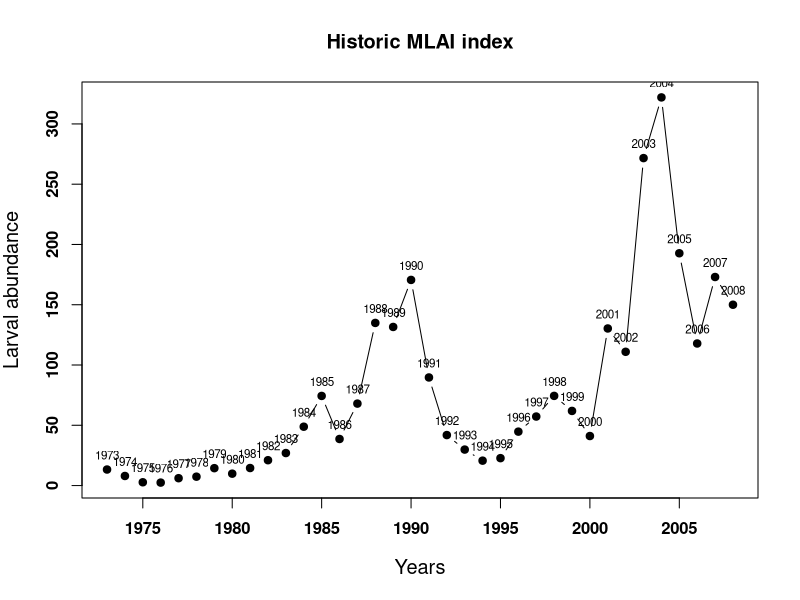
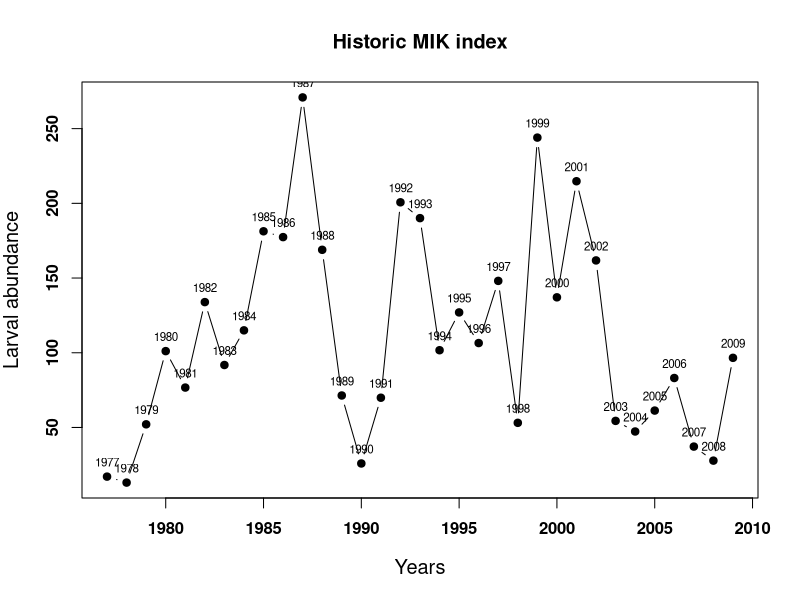
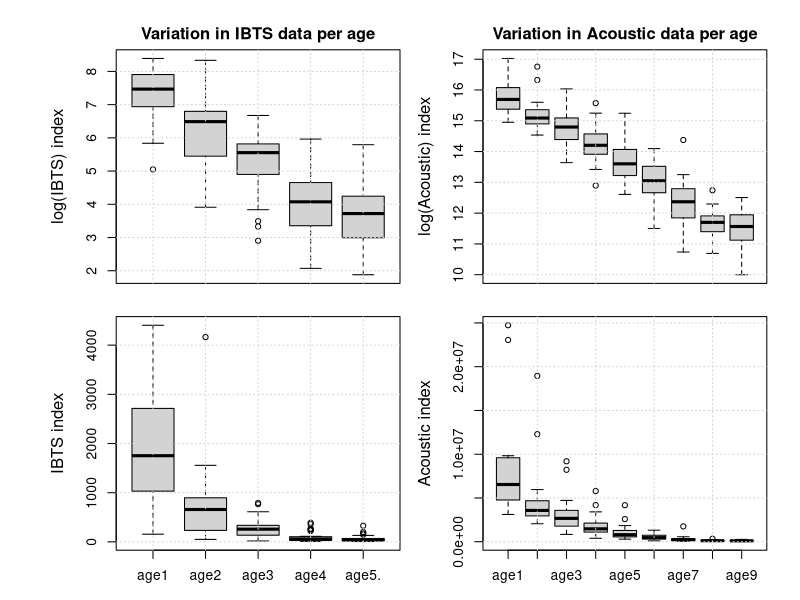
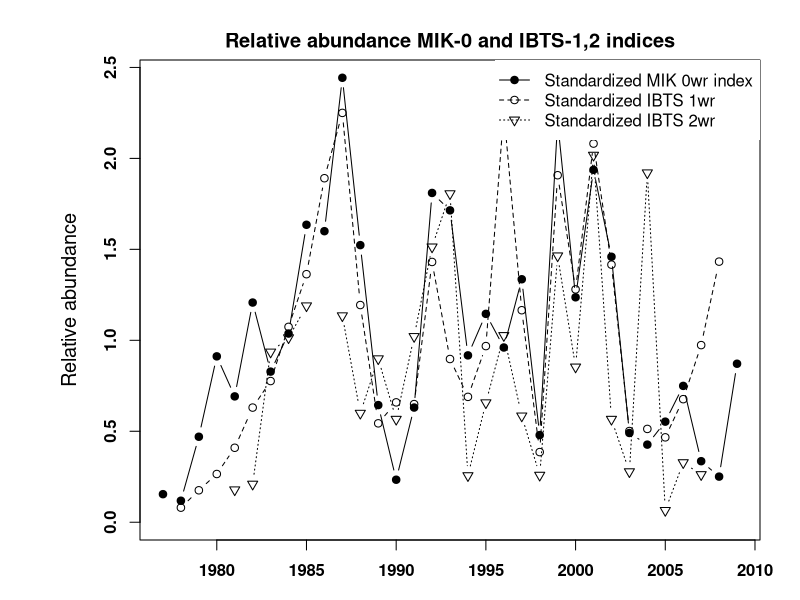

Write the R code that produced these figures, in order. (Note: this script raises an error after producing the figures.)
#===============================================================================
#LNV plots + also for HAWG extra plots
#===============================================================================

cl  <- 1.2
ca  <- 1
fam <- ""
cols    <- c("black","grey50","grey20","grey80","red2","green3","red","white")
fonts   <- 2
parmar <- rep(0.4,4)
paroma <- (c(6,6,2,2)+0.1)
mtextline <- 3
ltextcex <- 1

LNV.ssb <- function(stk,btrigger,blim){
              par(oma=c(0,0,0,2))
              plot(c(ssb(stk)@.Data)~seq(range(stk)[c("minyear")],range(stk)[c("maxyear")],1),
              type="b",pch=19,cex.lab=cl,cex.axis=ca,main=paste("SSB",name(stk)),font=fonts,family=fam,
              ylim=range(pretty(range(c(ssb(stk)@.Data)))),xlab="Years",ylab="SSB")
              abline(h=btrigger,col="darkgreen",lwd=2,lty=2)
              abline(h=blim,col="red",lwd=2,lty=2)
              #text(btrigger~range(stk)[c("maxyear")],expression(B[trigger]),cex=ltextcex,adj=c(0.6,0),col="darkgreen",las=2,pos=3)
              #text(blim~range(stk)[c("maxyear")],expression(B[lim]),cex=ltextcex,adj=c(0.6,0),col="red",las=2,pos=3)
              mtext(expression(B[trigger]),4,at=btrigger,cex=ltextcex,col="darkgreen",outer=F,line=0.2,las=2)
              mtext(expression(B[lim]),    4,at=blim,    cex=ltextcex,col="red",      outer=F,line=0.2,las=2)
              }
#LNV.ssb(NSH,1.3e6,0.8e6)

LNV.fbar <- function(stk,ftarget,flim,range.){
              par(oma=c(0,0,0,2))
              range2 <- range.[1]:range.[2]
              plot(c(apply(stk@harvest[ac(range2),],2,mean)@.Data)~seq(range(stk)[c("minyear")],range(stk)[c("maxyear")],1),
              type="b",pch=19,cex.lab=cl,cex.axis=ca,main=paste("Fbar",name(stk)),font=fonts,family=fam,
              xlab="Years",ylab="Fbar",ylim=c(0,1.6))
              abline(h=ftarget,col="darkgreen",lwd=2,lty=2)
              abline(h=flim,col="red",lwd=2,lty=2)
              mtext(text=bquote(F[.(range.[1])-.(range.[2])[target]]),4,at=ftarget,cex=ltextcex,outer=F,line=0.2,las=2,font=fonts,col="darkgreen")
              mtext(bquote(F[.(range.[1])-.(range.[2])[lim]]),4,at=flim,cex=ltextcex,,outer=F,line=0.2,las=2,font=fonts,col="red")
              legend("topright",legend=bquote(F[.(range.[1])-.(range.[2])]),lty=1,pch=19,box.lty=0)
            }
#LNV.fbar(NSH,0.25,0.1,c(2,6))
#LNV.fbar(NSH,0.1,0.04,c(0,1))

LNV.rec <- function(stk,stk.ica){
              plot(c(rec(stk)@.Data)~seq(range(stk)[c("minyear")],range(stk)[c("maxyear")],1),
              type="b",pch=19,,cex.lab=cl,cex.axis=ca,main=paste("Recruitment",name(stk)),font=fonts,family=fam,
              xlab="Years",ylab="Recruitment [thousands]",xlim=c(range(stk)["minyear"],range(stk)["maxyear"]+1))
              points(range(stk)["maxyear"]+1,stk.ica@param["Recruitment prediction","Value"],col="blue",pch=19)
              legend("topright",legend=paste("Recuitment estimate",range(stk)["maxyear"]+1),col="blue",pch=19,box.lty=0,lty=0)
            }
#LNV.rec(NSH)            

LNV.catchcoh <- function(stk){                  
                 rel <- c(colSums(FLCohort(stk@catch.n)[,ac((dims(stk)$minyear):(dims(stk)$maxyear-dims(stk)$age+1))]))  
                 plot((c(FLCohort(stk@catch.n)[1,ac((dims(stk)$minyear):(dims(stk)$maxyear-dims(stk)$age+1))])/rel)~c(((dims(stk)$minyear):(dims(stk)$maxyear-dims(stk)$age+1))),
                 type="l",cex.lab=cl,cex.axis=ca,main=paste("Proportion of a cohort in the catch",name(stk)),font=fonts,family=fam,
                 xlab="Years",ylab="Relative propotion of the cohort",ylim=c(0,1))
                 old.polygon <- rep(0,length((dims(stk)$minyear):(dims(stk)$maxyear-dims(stk)$age+1)))
                 for(i in 1:((range(stk)[c("max")]-range(stk)[c("min")])+1)){
                    polygon(c(c(((dims(stk)$minyear):(dims(stk)$maxyear-dims(stk)$age+1))),rev(c(((dims(stk)$minyear):(dims(stk)$maxyear-dims(stk)$age+1))))),
                    c(old.polygon,rev((c(FLCohort(stk@catch.n)[i,ac(((dims(stk)$minyear):(dims(stk)$maxyear-dims(stk)$age+1)))])/rel)+old.polygon)),col=grey(i/((range(stk)[c("max")]-range(stk)[c("min")])+1)))
                    text((dims(stk)$maxyear-dims(stk)$age+1),mean(c(old.polygon[length(old.polygon)],rev((c(FLCohort(stk@catch.n)[i,ac(((dims(stk)$minyear):(dims(stk)$maxyear-dims(stk)$age+1)))]@.Data)/rel)+old.polygon)[1])),labels=seq(range(stk)["min"],range(stk)["max"],1)[i],cex=ltextcex,adj=c(-0.6,0),font=fonts,col="black")
                    old.polygon <- (c(FLCohort(stk@catch.n)[i,ac(((dims(stk)$minyear):(dims(stk)$maxyear-dims(stk)$age+1)))])/rel)+old.polygon 
                 }
                }

#LNV.catchcoh(window(NSH,1960,2007))                


LNV.catch <- function(stk,slnm){
                rel <- colSums(slot(stk,slnm))
                plot((c(slot(stk,slnm)[1,]@.Data)/rel)~seq(range(stk)[c("minyear")],range(stk)[c("maxyear")],1),
                type="l",cex.lab=cl,cex.axis=ca,main=paste("Proportion of age-groups in the",slnm,name(stk)),font=fonts,family=fam,
                xlab="Years",ylab=paste("Relative propotion of the",slnm),ylim=c(0,1))
                old.polygon <- rep(0,range(stk)[c("maxyear")]-range(stk)[c("minyear")]+1)
                for(i in 1:((range(stk)[c("max")]-range(stk)[c("min")])+1)){
                  polygon(c(seq(range(stk)[c("minyear")],range(stk)[c("maxyear")],1),rev(seq(range(stk)[c("minyear")],range(stk)[c("maxyear")],1))),
                  c(old.polygon,rev((c(slot(stk,slnm)[i,]@.Data)/rel)+old.polygon)),col=grey(i/((range(stk)[c("max")]-range(stk)[c("min")])+1)))
                  text(range(stk)[c("maxyear")],mean(c(old.polygon[length(old.polygon)],rev((c(slot(stk,slnm)[i,]@.Data)/rel)+old.polygon)[1])),labels=seq(range(stk)["min"],range(stk)["max"],1)[i],cex=ltextcex,adj=c(-0.6,0),font=fonts,col="black")
                  old.polygon <- (c(slot(stk,slnm)[i,]@.Data)/rel)+old.polygon 
                }
              }
              
#LNV.catch(NSH.tun[[3]],"index")
#LNV.catch(NSH.tun[[4]],"index")  
#LNV.catch(window(NSH,1960,2007),"stock.n")             

#Survey MLAI
MLAI.hist     <- read.csv("./data/historic survey data/MLAI-historic.csv",header=T)
MIK.hist      <- read.csv("./data/historic survey data/MIK-historic.csv",header=T)
IBTS.hist     <- read.csv("./data/historic survey data/IBTS-historic.csv",header=T); IBTS.hist[IBTS.hist==-1] <- NA
ACOUSTIC.hist <- read.csv("./data/historic survey data/ACOUSTIC-historic.csv",header=T); ACOUSTIC.hist[ACOUSTIC.hist==-1] <- NA

MLAI.histst     <- cbind(MLAI.hist[,"ageall"]/mean(MLAI.hist[,"ageall"],na.rm=T),MLAI.hist[,"measurement_year"]); colnames(MLAI.histst) <- colnames(MLAI.hist)
MIK.histst      <- cbind(MIK.hist[,"age0"]/mean(MIK.hist[,"age0"],na.rm=T),MIK.hist[,"measurement_year"]); colnames(MIK.histst) <- colnames(MIK.hist)
IBTS.histst     <- cbind(sweep(IBTS.hist[,1:5],2,mapply(mean,IBTS.hist[,1:5],na.rm=T),"/"),IBTS.hist[,"measurement_year"]); colnames(IBTS.histst) <- colnames(IBTS.hist); IBTS.histst[IBTS.histst[,"measurement_year"]==1988,2] <- NA
ACOUSTIC.histst <- cbind(sweep(ACOUSTIC.hist[,1:9],2,mapply(mean,ACOUSTIC.hist[,1:9],na.rm=T),"/"),ACOUSTIC.hist[,"measurement_year"]); colnames(ACOUSTIC.histst) <- colnames(ACOUSTIC.hist)

plot(MLAI.hist[,"ageall"]~MLAI.hist[,"measurement_year"],type="b",pch=19,xlab="Years",ylab="Larval abundance",cex.lab=cl,cex.axis=ca,font=fonts,family=fam,main="Historic MLAI index")
text(MLAI.hist[,"ageall"]~MLAI.hist[,"measurement_year"],labels=MLAI.hist[,"measurement_year"],cex=0.7,pos=3)

plot(MIK.hist[,"age0"]~MIK.hist[,"measurement_year"],type="b",pch=19,xlab="Years",ylab="Larval abundance",cex.lab=cl,cex.axis=ca,font=fonts,family=fam,main="Historic MIK index")
text(MIK.hist[,"age0"]~MIK.hist[,"measurement_year"],labels=MIK.hist[,"measurement_year"],cex=0.7,pos=3)

par(mfrow=c(2,2),mar=c(0,4,2,1),oma=c(3,3,1,1))
boxplot(log(IBTS.hist[,1:5]),ylab="log(IBTS) index",cex.lab=cl,cex.axis=ca,font=fonts,family=fam,main="Variation in IBTS data per age",xaxt="n"); grid()
boxplot(log(ACOUSTIC.hist[,1:9]),ylab="log(Acoustic) index",cex.lab=cl,cex.axis=ca,font=fonts,family=fam,main="Variation in Acoustic data per age",xaxt="n");grid()
boxplot(IBTS.hist[,1:5],ylab="IBTS index",cex.lab=cl,cex.axis=ca,font=fonts,family=fam);grid()
boxplot(ACOUSTIC.hist[,1:9],ylab="Acoustic index",cex.lab=cl,cex.axis=ca,font=fonts,family=fam);grid()


par(mfrow=c(1,1))
range. <- c(0,max(c(c(MIK.histst[,"age0"]),unlist(IBTS.histst[,c("age1","age2")])),na.rm=T))
plot(  MIK.histst[,"age0"]~MIK.histst[,"measurement_year"],type="b",pch=19,ylim=range.,main="Relative abundance MIK-0 and IBTS-1,2 indices",ylab="Relative abundance",xlab="Years",cex.lab=cl,cex.axis=ca,font=fonts,family=fam)
lines(IBTS.histst[,"age1"]~c(IBTS.histst[,"measurement_year"]-1),type="b",pch=1,lty=2)
lines(IBTS.histst[,"age2"]~c(IBTS.histst[,"measurement_year"]-2),type="b",pch=6,lty=3)
legend("topright",legend=c("Standardized MIK 0wr index","Standardized IBTS 1wr","Standardized IBTS 2wr"),pch=c(19,1,6),lty=c(1,2,3),box.lty=0)


range.          <- range(as.numeric(dimnames(NSH.tun[[4]]@index)[[2]]))
ACOUSTIC.mat    <- window(NSH@mat,range.[1],range.[2])[ac(dimnames(NSH.tun[[4]]@index)[[1]]),] * NSH.tun[[4]]@index
ACOUSTIC.matst  <- colSums(ACOUSTIC.mat)/mean(colSums(ACOUSTIC.mat))

plot(MLAI.histst[,"ageall"]~MLAI.histst[,"measurement_year"],type="b",pch=19,main="Relative abundance MLAI and Acoustic mature part",ylab="Relative abundance",xlab="Years",cex.lab=cl,cex.axis=ca,font=fonts,family=fam)
lines(ACOUSTIC.matst~as.numeric(dimnames(ACOUSTIC.matst)$year),type="b",pch=1,lty=2)
legend("topleft",legend=c("Standardized MLAI index","Standardized Acoustic mature part index"),pch=c(19,1),lty=c(1,2),box.lty=0)


mikyears    <- range(MIK.hist[,"measurement_year"])
ibtsyears   <- range(IBTS.hist[,"measurement_year"]+1)
range.      <- c(max(mikyears[1],ibtsyears[1]),min(mikyears[2],ibtsyears[2])-1)
start.mik   <- range.[1];   end.mik <- range.[2]
start.ibts  <- start.mik+1; end.ibts <- end.mik+1

MIK  <- MIK.hist[which(MIK.hist[,"measurement_year"]==start.mik):which(MIK.hist[,"measurement_year"]==end.mik),"age0"]
IBTS <- IBTS.hist[which(IBTS.hist[,"measurement_year"]==start.ibts):which(IBTS.hist[,"measurement_year"]==end.ibts),"age1"]

plot(MIK,IBTS,pch=19,ylab="IBTS 1wr",xlab="MIK 0wr",cex.lab=cl,cex.axis=ca,font=fonts,family=fam)
lines(predict(lm(IBTS~MIK),newdata=data.frame(MIK=range(MIK)))~range(MIK),lwd=2)
mtext(bquote(R^2 [(.(round(summary(lm(IBTS~MIK))$r.squared,2)))]),side=3,line=-2,outer=F,at=40,font=2,cex=1.2)
points(rev(MIK)[1],rev(IBTS)[1],col="red",pch=19); text(rev(MIK)[1],rev(IBTS)[1],labels=c(end.mik-1),col="red",pos=3)
lines(x=c(rep(rev(MIK.hist[,"age0"])[1],2)),y=c(0,max(IBTS,na.rm=T)/7),col="darkgreen",lwd=2); text(rev(MIK.hist[,"age0"])[1],max(IBTS,na.rm=T)/8,labels=end.mik,col="darkgreen",pos=2)
legend("bottomright",c("MIK 0wr vs. IBTS 1wr",paste(end.mik-1,"yearclass"),paste(end.mik,"yearclass")),col=c("black","red","darkgreen"),lty=c(0,0,1),pch=c(19,19,-1),lwd=3,box.lty=0)



 
 
#library(FLBRP);
#library(FLEDA);
#
#
#load("N:\\Projecten\\ICES WG\\Haring werkgroep HAWG\\2009\\controle\\nsh07.RData")
#
#################################################################################
##FLEDA plots
#################################################################################
#
##===============================================================================
##Look at the ratio between mature and immature biomass over time
##===============================================================================
#               
#mat.immat.ratio <- function(stk){
#                    stk.bmass <- bmass(stk)
#                    akey <- simpleKey(text=c("Mature", "Immature"), points=F, lines=T)
#                    xyplot(data~year, data=stk.bmass, groups=qname,type="l", main="Mature - Immature biomass ratio", key=akey, ylab="Relative biomass",sub=stk@name)
#                  }
#                  
#mat.immat.ratio(NSH)
#
#
##===============================================================================
##Look at strong years in the catch and how they move trough time, and look at strong yearclasses
##all on catch proportions
##===============================================================================
#
#yearclass.bubble <- function(stk){
#                      stk.spay <- spay(stk@catch.n)                      
#                      bubbles(age~year, data=stk.spay, bub.scale=5,main="Standardized catch number proportion at age",  sub=stk@name)
#                    }
#
#yearclass.bubble(NSH)
#
#
#cohort.bubble <- function(stk){
#                    stk.spay <- spay(stk@catch.n)                      
#                    bubbles(age~cohort, data=FLCohort(stk.spay), bub.scale=5,main="Standardized catch number proportion at age",  sub=stk@name)
#                  }
#
#cohort.bubble(NSH)
#
#
##===============================================================================
##Look at correlation between year classes and look at correlation within a cohort
##===============================================================================
#
#cor.tun <- function(stk.tun){ for(i in names(stk.tun)) if(dim(stk.tun[[i]]@index)[1]>1) plot(stk.tun[[i]],type="internal",main=name(stk.tun[[i]]))}
#  
#cor.tun(NSH.tun)
#
#
#
#
#
#
##===============================================================================
##Look at survey CPUE's
##===============================================================================
#
#cpue.survey <- function(stk.tun,slot.){
#            lst <- lapply(stk.tun, function(x){return(slot(x,slot.))})
#            # now a nice FLQuants
#            stk.inds <- mcf(lst)
#            # scale
#            stk.indsN01 <- lapply(stk.inds, function(x){
#                              arr <- apply(x@.Data, c(1,3,4,5,6), scale)
#                              arr <- aperm(arr, c(2,1,3,4,5,6))
#                              # small trick to fix an apply "feature"
#                              dimnames(arr) <- dimnames(x)
#                              x <- FLQuant(arr)
#                            })
#            
#            stk.indsN01 <- FLQuants(stk.indsN01)
#            # stupid hack to correct names (fixed in version 2)
#            names(stk.indsN01) <- names(lst)
#            # fine tune
#            ttl <- list("Surveys CPUE", cex=1)
#            xttl <- list(cex=0.8)
#            yttl <- list("Standardized CPUE", cex=0.8)
#            stripttl <- list(cex=0.8)
#            ax <- list(cex=0.7)
#            akey <- simpleKey(text=names(stk.indsN01), points=F, lines=T, columns=2, cex=0.8,col=c(0,6,3,2))
#            akey$lines$lty<-c(0,1,1,1)    #1=mlai, #2=MIK #3=IBTS #4=Acoust
#            # plot                                                                   #1=Acoust, #2=IBTS #3=MIK #4=MLAI
#            print(xyplot(data~year|factor(age), data=stk.indsN01, type="l",col=c(2,3,6,0),
#            main=ttl, xlab=xttl, ylab=yttl, key=akey, striptext=stripttl,
#            scales=ax, groups=qname,as.table=TRUE, layout=c(5,2,1)))
#            }
#
#cpue.survey(NSH.tun,"index")
##===============================================================================
##Look at weight at age in catch, and weight at age in stock
##===============================================================================
#wt.at.age <- function(stk,start.,end.){
#              print(xyplot(data~year,data=window(stk@catch.wt,start=start.,end=end.),groups=age,type="l",
#                    col=1:(length(seq(range(stk)["max"]-range(stk)["min"]))+1),ylab="Weight in Kg",
#                    main=paste("Catch.wt vs stock.wt in",end.) ,panel = function(...) { 
#              
#                     panel.xyplot(...)
#                     panel.text(x=rep((start.-1),(length(seq(range(stk)["max"]-range(stk)["min"]))+1)), y=stk@catch.wt[,ac(start.)], labels=seq(range(stk)["max"]-range(stk)["min"]),col=1:(length(seq(range(stk)["max"]-range(stk)["min"]))+1))
#                     panel.points(x=rep(end.,(length(seq(range(stk)["max"]-range(stk)["min"]))+1)),y=stk@stock.wt[,ac(end.)],col=1:(length(seq(range(stk)["max"]-range(stk)["min"]))+1),pch=19)
#              }))
#              }
#wt.at.age(NSH,1980,2007) 
##===============================================================================
##Look at catch curves
##===============================================================================
#
#catch.curves <- function(stk,start.,end.){
#                  stk.cc.l      <- logcc(window(stk@catch.n,start=start.,end=end.))
#                  stk.cc.coh    <- FLCohort(window(stk@catch.n,start=start.,end=end.))
#                  color         <- c("black","green","red","blue","orange","grey","pink","lightblue","darkviolet","darkblue")
#                  
#                  stk.age       <- apply(stk.cc.l,1:2,mean)
#                  years         <- as.numeric(dimnames(stk.age)$cohort); ages        <- as.numeric(dimnames(stk.age)$age)
#                  
#                  
#                  akey <- simpleKey(text=paste(seq(start.,end.,1)), points=F, lines=T, columns=3, cex=0.8)
#                  print(ccplot(data~age, data=stk.cc.l, type="l",lwd=2,main="Log catch ratios",key=akey))
#                  akey <- simpleKey(text=paste("yearclass",dimnames(stk.cc.coh)$cohort), points=F, lines=T, columns=3, cex=0.8)
#                  print(ccplot(data~age, data=stk.cc.coh, type="l",main="Cohort absolute catch ratios",lwd=2,key=akey))
#                  
#                  plot(stk.age[1,ac(years)]~years,type="l",ylim=c(-3,3),col=color[1],lwd=2,main="Selectivity at age",ylab="data")
#                  for(i in 2:length(ages)) lines(stk.age[i,ac(years)]~years,col=color[i],lwd=2)
#                  legend("bottomleft",c(ac(ages)),lwd=2,col=color,box.lty=0,ncol=4)
#                  }
#
#
#catch.curves(NSH,1990,2007)
#################################################################################
##FLBRP plots
#################################################################################
#
##===============================================================================
##Look at reference points and plot them
##===============================================================================
#ref.pts <- function(stk,sr.model.,factor.){
#                bevholtfactor   <- factor.
#                stk.sr  <- fmle(as.FLSR(transform(stk, stock.n = stk@stock.n/bevholtfactor),model=model.)); 
#                if(model.=="bevholt"){ stk.sr@params<-stk.sr@params * bevholtfactor   
#                } else {
#                  stk.sr@params[2]<-stk.sr@params[2] * bevholtfactor; }
#                rpts<-refpts()[4:5,]
#                dimnames(rpts)[[1]][2]<-"crash"
#                stk.brp    <- brp(FLBRP(stk,sr=stk.sr,fbar=seq(0,1,length.out=100),nyrs=3,refpts=rpts))
#                refpts(stk.brp)
#                plot(nsh.brp)
#                return(stk.sr)
#            }
#
#NSH.sr <- ref.pts(NSH,"bevholt",100000)[[1]]
##===============================================================================
##Look at landings selectivity 
##===============================================================================
#
#retro.landings.sel <- function(stk.ica,stk.sr,mnYrs,rpts){
#  for(i in 1:10){
#    range. <- c(range(stk)[c("minyear","maxyear")])
#    stk. <- window(stk.ica,(range.[2]-mnYrs-i+1),(range.[2]-1-i+1))
#    print(c((range.[2]-mnYrs-i+1),(range.[2]-1-i+1)))
#    if(i==1){ plot(c(landings.sel(brp(FLBRP(stk.,fbar=seq(0,1,length.out=100),nyrs=mnYrs,refpts=rpts))))~c(range(stk.brp)[c("min")]:range(stk.brp)[c("max")]),type="l",xlab="Age",ylab="Landings selectivity")
#    } else { lines(c(landings.sel(brp(FLBRP(stk.,fbar=seq(0,1,length.out=100),nyrs=mnYrs,refpts=rpts))))~c(range(stk.brp)[c("min")]:range(stk.brp)[c("max")]),col=i)
#      }
#  }
#}  
#
#retro.landings.sel(NSH,NSH.sr,10,rpts)
#
#
#
#                                                                     